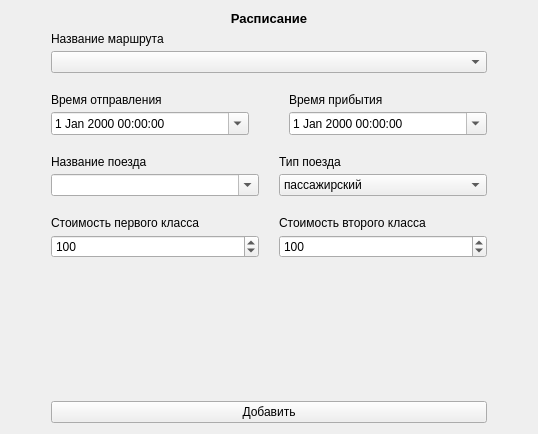
<?xml version="1.0" encoding="UTF-8"?>
<ui version="4.0">
 <class>AddScheduleViewModal</class>
 <widget class="QWidget" name="AddScheduleViewModal">
  <property name="geometry">
   <rect>
    <x>0</x>
    <y>0</y>
    <width>538</width>
    <height>434</height>
   </rect>
  </property>
  <property name="windowTitle">
   <string>Form</string>
  </property>
  <layout class="QVBoxLayout" name="verticalLayout_2">
   <item>
    <widget class="QLabel" name="label">
     <property name="styleSheet">
      <string notr="true">font-weight: 600; font-size: 10pt; color: black;</string>
     </property>
     <property name="text">
      <string>Расписание</string>
     </property>
     <property name="alignment">
      <set>Qt::AlignCenter</set>
     </property>
    </widget>
   </item>
   <item>
    <layout class="QVBoxLayout" name="verticalLayout">
     <item>
      <layout class="QHBoxLayout" name="horizontalLayout" stretch="0,2,0">
       <item>
        <spacer name="horizontalSpacer">
         <property name="orientation">
          <enum>Qt::Horizontal</enum>
         </property>
         <property name="sizeHint" stdset="0">
          <size>
           <width>40</width>
           <height>20</height>
          </size>
         </property>
        </spacer>
       </item>
       <item>
        <layout class="QVBoxLayout" name="formLayout">
         <property name="spacing">
          <number>20</number>
         </property>
         <item>
          <layout class="QGridLayout" name="gridLayout_3" columnstretch="1,1">
           <property name="sizeConstraint">
            <enum>QLayout::SetMinimumSize</enum>
           </property>
           <property name="horizontalSpacing">
            <number>40</number>
           </property>
           <item row="1" column="1">
            <layout class="QVBoxLayout" name="inputGroup_12">
             <property name="spacing">
              <number>5</number>
             </property>
             <item>
              <widget class="QLabel" name="arrDateLabel">
               <property name="text">
                <string>Время прибытия</string>
               </property>
              </widget>
             </item>
             <item>
              <widget class="QDateTimeEdit" name="arrDateInput">
               <property name="calendarPopup">
                <bool>true</bool>
               </property>
              </widget>
             </item>
            </layout>
           </item>
           <item row="1" column="0">
            <layout class="QVBoxLayout" name="inputGroup_16">
             <property name="spacing">
              <number>5</number>
             </property>
             <item>
              <widget class="QLabel" name="depDateLabel">
               <property name="text">
                <string>Время отправления</string>
               </property>
              </widget>
             </item>
             <item>
              <widget class="QDateTimeEdit" name="depDateInput">
               <property name="calendarPopup">
                <bool>true</bool>
               </property>
              </widget>
             </item>
            </layout>
           </item>
           <item row="0" column="0" colspan="2">
            <layout class="QVBoxLayout" name="inputGroup_6">
             <property name="spacing">
              <number>5</number>
             </property>
             <item>
              <widget class="QLabel" name="routeNameLabel">
               <property name="text">
                <string>Название маршрута</string>
               </property>
              </widget>
             </item>
             <item>
              <widget class="QComboBox" name="routeNameComboBox"/>
             </item>
            </layout>
           </item>
          </layout>
         </item>
         <item>
          <layout class="QGridLayout" name="gridLayout" columnstretch="1,1">
           <property name="sizeConstraint">
            <enum>QLayout::SetMinimumSize</enum>
           </property>
           <item row="1" column="0">
            <layout class="QVBoxLayout" name="inputGroup_7">
             <property name="spacing">
              <number>5</number>
             </property>
             <item>
              <widget class="QLabel" name="trainNameLabel">
               <property name="text">
                <string>Название поезда</string>
               </property>
              </widget>
             </item>
             <item>
              <widget class="QComboBox" name="trainNameComboBox">
               <property name="editable">
                <bool>true</bool>
               </property>
              </widget>
             </item>
            </layout>
           </item>
           <item row="2" column="0">
            <layout class="QVBoxLayout" name="inputGroup_11">
             <property name="spacing">
              <number>5</number>
             </property>
             <item>
              <widget class="QLabel" name="firstClassPriceLabel">
               <property name="text">
                <string>Стоимость первого класса</string>
               </property>
              </widget>
             </item>
             <item>
              <widget class="QSpinBox" name="firstClassPriceInput">
               <property name="minimum">
                <number>1</number>
               </property>
               <property name="maximum">
                <number>20000</number>
               </property>
               <property name="singleStep">
                <number>100</number>
               </property>
               <property name="value">
                <number>100</number>
               </property>
              </widget>
             </item>
            </layout>
           </item>
           <item row="1" column="1">
            <layout class="QVBoxLayout" name="inputGroup_10">
             <property name="spacing">
              <number>5</number>
             </property>
             <item>
              <widget class="QLabel" name="trainTypeLabel">
               <property name="text">
                <string>Тип поезда</string>
               </property>
              </widget>
             </item>
             <item>
              <widget class="QComboBox" name="trainTypeComboBox">
               <item>
                <property name="text">
                 <string>пассажирский</string>
                </property>
               </item>
               <item>
                <property name="text">
                 <string>скорый-пассажирский</string>
                </property>
               </item>
               <item>
                <property name="text">
                 <string>скоростной-пассажирский</string>
                </property>
               </item>
              </widget>
             </item>
            </layout>
           </item>
           <item row="2" column="1">
            <layout class="QVBoxLayout" name="inputGroup_13">
             <property name="spacing">
              <number>5</number>
             </property>
             <item>
              <widget class="QLabel" name="secondPriceClassLabel">
               <property name="text">
                <string>Стоимость второго класса</string>
               </property>
              </widget>
             </item>
             <item>
              <widget class="QSpinBox" name="secondPriceClassInput">
               <property name="minimum">
                <number>1</number>
               </property>
               <property name="maximum">
                <number>20000</number>
               </property>
               <property name="singleStep">
                <number>100</number>
               </property>
               <property name="value">
                <number>100</number>
               </property>
              </widget>
             </item>
            </layout>
           </item>
          </layout>
         </item>
         <item>
          <spacer name="verticalSpacer_2">
           <property name="orientation">
            <enum>Qt::Vertical</enum>
           </property>
           <property name="sizeHint" stdset="0">
            <size>
             <width>20</width>
             <height>40</height>
            </size>
           </property>
          </spacer>
         </item>
         <item>
          <widget class="QPushButton" name="saveChangesButton">
           <property name="sizePolicy">
            <sizepolicy hsizetype="Expanding" vsizetype="Fixed">
             <horstretch>0</horstretch>
             <verstretch>0</verstretch>
            </sizepolicy>
           </property>
           <property name="cursor">
            <cursorShape>PointingHandCursor</cursorShape>
           </property>
           <property name="text">
            <string>Добавить</string>
           </property>
           <property name="default">
            <bool>false</bool>
           </property>
           <property name="flat">
            <bool>false</bool>
           </property>
          </widget>
         </item>
        </layout>
       </item>
       <item>
        <spacer name="horizontalSpacer_2">
         <property name="orientation">
          <enum>Qt::Horizontal</enum>
         </property>
         <property name="sizeHint" stdset="0">
          <size>
           <width>40</width>
           <height>20</height>
          </size>
         </property>
        </spacer>
       </item>
      </layout>
     </item>
    </layout>
   </item>
  </layout>
 </widget>
 <resources/>
 <connections/>
</ui>
